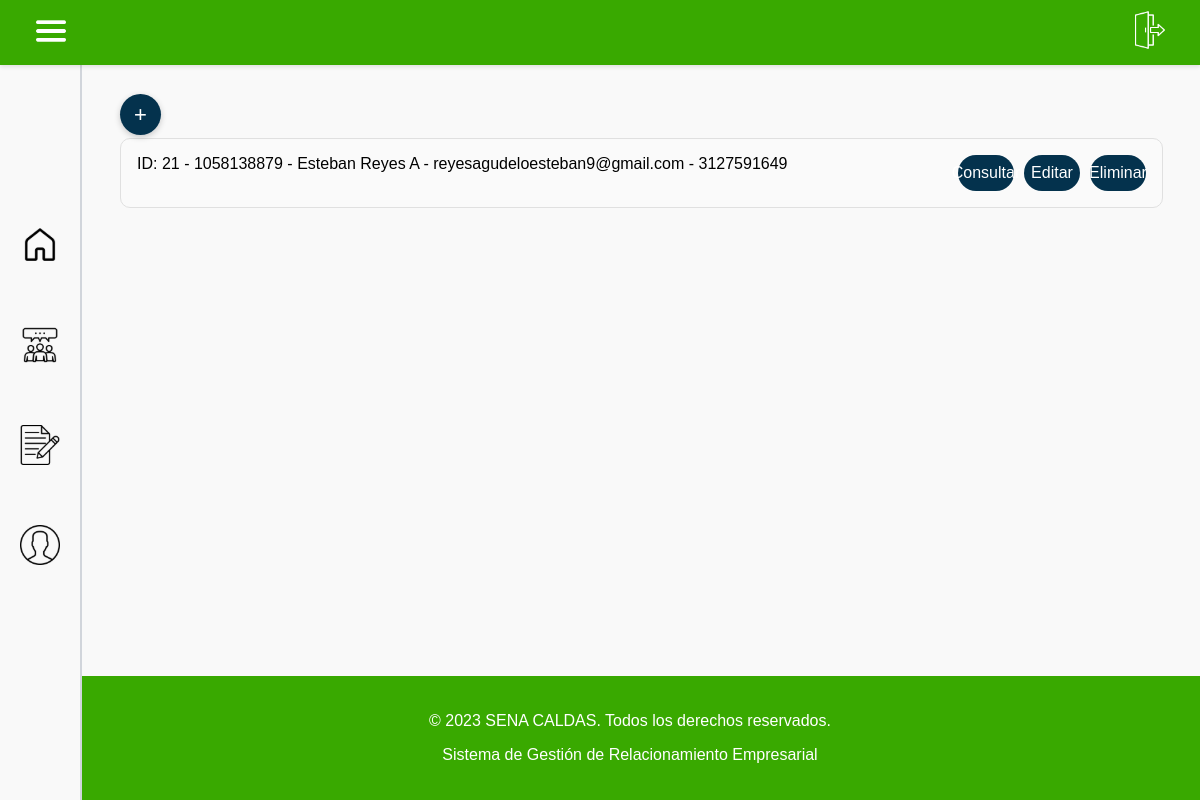
Before: /cliente/view (signed in) with the older database file.
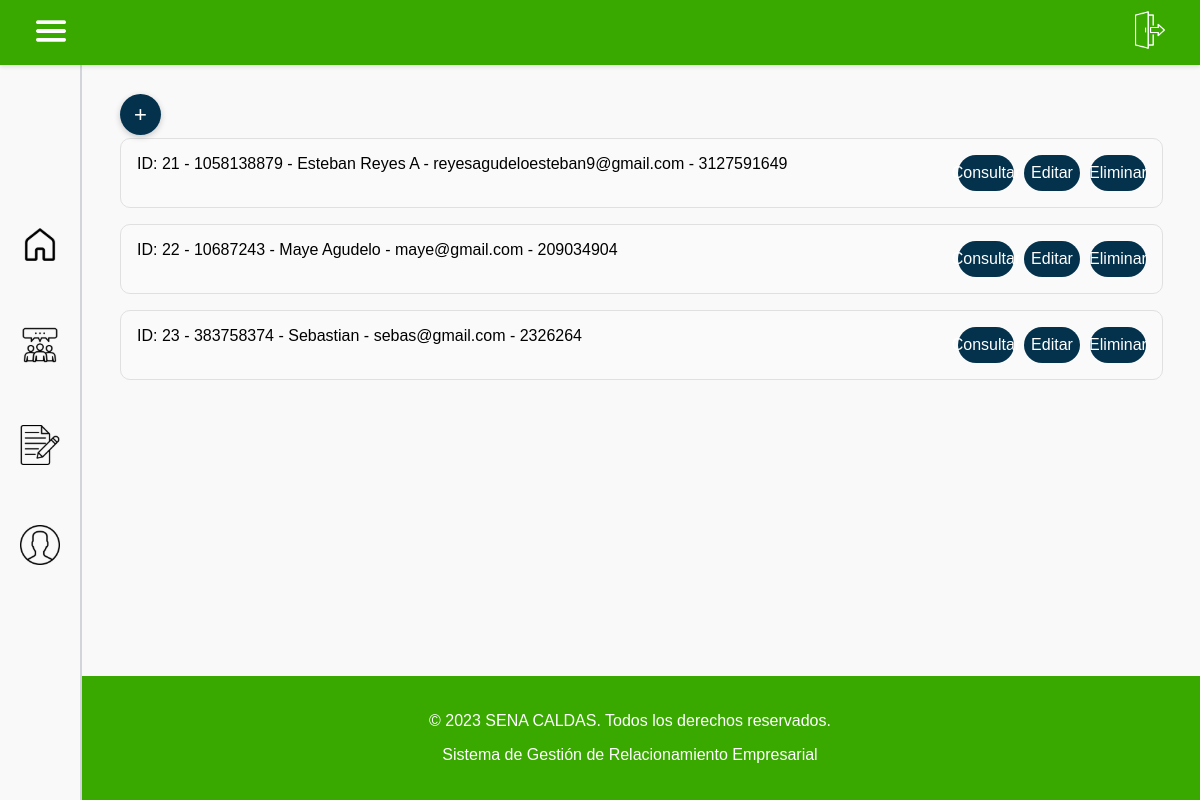
After: the same page with the newer database file.
### tables this page shows
CREATE TABLE `cliente` (
  `idCliente` int(11) NOT NULL,
  `DocumentoCliente` varchar(20) NOT NULL,
  `NombreCliente` varchar(100) NOT NULL,
  `CorreoCliente` varchar(100) NOT NULL,
  `TelefonoCliente` varchar(10) NOT NULL
);

### app/controllers/baseController.php (called while the page is built, shortened)
<?php
class BaseController {
    public $layout = "default";
    public function render(string $view, array $arrayData = null) {
        $layout = MAIN_APP_ROUTE . "../views/layouts/{$this->layout}.php";
        include_once $layout;
    }
}

### app/controllers/clienteController.php (called while the page is built, shortened)
<?php
require_once "baseController.php";
require_once MAIN_APP_ROUTE."../models/ClienteModel.php";
class ClienteController extends BaseController{
    public function view(){
        $clienteObj = new ClienteModel();
        $clientes = $clienteObj->getAll();
        $data = [
            "clientes" => $clientes,
            "titulo" => "Lista de clientes"
        ];
        $this->render('cliente/view.php', $data);
    }
}

### app/models/BaseModel.php (called while the page is built, shortened)
<?php
abstract class BaseModel {
    protected $dbConnection;
    protected $table;
    public function __construct() {
        try {
            $options = [
                PDO::ATTR_ERRMODE => PDO::ERRMODE_EXCEPTION,
                PDO::ATTR_DEFAULT_FETCH_MODE => PDO::FETCH_OBJ
            ];
            $dsn = DRIVER.':host='.HOST.';dbname='.DATABASE;
            $this->dbConnection = new PDO($dsn, USERNAME_DB, PASSWORD_DB, $options);
        } catch (PDOException $ex) {
            echo 'Error en la conexión: '.$ex->getMessage();
            exit;
        }
    }
    public function getAll(): array {
        try {
            $sql = 'SELECT * FROM '.$this->table;
            $statement = $this->dbConnection->query($sql);
            return $statement->fetchAll();
        } catch (PDOException $ex) {
            echo 'Error al obtener registros: '.$ex->getMessage();
            return [];
        }
    }
}

### app/models/ClienteModel.php (called while the page is built, shortened)
<?php
require_once MAIN_APP_ROUTE."../models/BaseModel.php";
class ClienteModel extends BaseModel{
    public function __construct(
        ?int $idCliente = null,
        ?string $DocumentoCliente = null,
        ?string $NombreCliente = null,
        ?string $CorreoCliente = null,
        ?string $TelefonoCliente = null
    )
    {
        $this->table = "cliente";
    }
}

### app/views/cliente/view.php (the view)
<div class="data-container">
    <a class="btn-add" href="/cliente/new">+</a>
    <?php
    if (empty($clientes)) {
        echo "<br>No se encuentran clientes en la base de datos";
    } else {
        foreach ($clientes as $key => $value) {
            echo "<div class='record'>
                <span>ID: $value->idCliente - $value->DocumentoCliente - $value->NombreCliente - $value->CorreoCliente - $value->TelefonoCliente</span>
                <div class='buttons'>
                    <a href='/cliente/view/".$value->idCliente."'>Consultar</a>
                    <a href='/cliente/edit/".$value->idCliente."'>Editar</a>
                    <a href='/cliente/delete/".$value->idCliente."'>Eliminar</a>
                </div>
            </div>";
        }
    }
    ?>
</div>

### public/index.php (shortened to what this page needs)
<?php
require_once '../app/controllers/clienteController.php';
$url = $_SERVER['REQUEST_URI'];
$routes = include_once "../app/config/routes.php";
$matchedRoute = null;
foreach($routes as $route => $routeConfig){
    if (preg_match("#^$route$#", $url, $matches)) {
        $matchedRoute = $routeConfig;
        break;
    }
}
if ($matchedRoute) {
    $controllerName = $matchedRoute["controller"];
    $actionName = $matchedRoute["action"];
    if (class_exists($controllerName) && method_exists($controllerName, $actionName)) {
        $parameters = isset($matches) && is_array($matches) ? array_slice($matches, 1) : [];
        $controller = new $controllerName();
        $controller->$actionName(...$parameters);
        exit;
    }
}

### app/views/layouts/admin_layout.php (shortened to what this page needs)
<!DOCTYPE html>
<html lang="en">
<head>
    <link href="https://cdnjs.cloudflare.com/ajax/libs/font-awesome/5.15.3/css/all.min.css" rel="stylesheet">
    <link rel="stylesheet" href="/css/styles.css">
    <link rel="stylesheet" href="/css/styles_admin_layout.css">
    <link rel="stylesheet" href="https://cdnjs.cloudflare.com/ajax/libs/font-awesome/6.5.0/css/all.min.css">
</head>
<body>
    <header class="header">
        <button class="hamburger">
            <img src="/img/menu.png" alt="menu">
        </button>
        <div class="cerrar-sesion">
            <a href="/login/init">
                <img src="/img/cerrarsesion.png" alt="cerrar-sesion">
            </a>
        </div>
    </header>
    <div id="sidebar" class="sidebar">
            <a href="<?php
            switch ($_SESSION['rol']) {
                case 1:
                    echo '/usuario/indexAdministrador';
                    break;
            }
        ?>" class="sidebar-item home">
            <img class="icon <?php if($titulo == "Home" || $titulo == "Home Admin" || $titulo== "Estadisticas"){echo "selected";} ?>" src="/img/IconosSidebar/houseLine.svg" alt="Logo 1">
        </a>
        <a href="/solicitud/view" class="sidebar-item solicitudes">
            <img class="icon <?php if($titulo == "solicitudes"){echo "selected";} ?>" src="/img/IconosSidebar/SolicitudesLine.svg" alt="Logo 2">
        </a>
        <a href="/solicitud/new" class="sidebar-item formulario">
            <img class="icon <?php if($titulo == "Nueva solicitud"){echo "selected";} ?>" src="/img/IconosSidebar/formularioLine.svg" alt="Formulario">
        </a>
        <a href="/usuario/perfil" class="sidebar-item perfil">
            <img class="icon <?php if($titulo == "Perfil Usuario"){echo "selected";} ?>" src="/img/IconosSidebar/perfilLine.svg" alt="Perfil">
        </a>
    </div>
    <main>
        <section class="Container">
            <div class="content">
                <?php include_once $content; ?>
            </div>
        </section>
    </main>
    <footer class="site-footer">
        <p>© 2023 SENA CALDAS. Todos los derechos reservados.</p>
        <p>Sistema de Gestión de Relacionamiento Empresarial</p>
    </footer>
</body>
</html>

### public/css/styles_admin_layout.css (style rules this page uses)
html, body { height: 100vh; min-height: 100vh; }
body { display: flex; flex-direction: column; min-height: 100vh; margin: 0; font-family: sans-serif; background-color: #f9f9f9; transition: margin-left 0.3s ease; }
.header { position: fixed; top: 0; left: 0; right: 0; background: #39a900; box-shadow: 0 2px 4px rgba(0, 0, 0, 0.1); z-index: 2000; padding: 10px 5px; display: flex; justify-content: space-between; }
.header img { margin-left: 15px; height: 40px; width: auto; }
.cerrar-sesion { margin-right: 20px; }
header button { border: none; background: none; }
.sidebar { position: fixed; top: 0; left: 0; height: 100vh; width: 60px; background-color: #f9f9f9; border-right: 2px solid #d1d5db; display: flex; flex-direction: column; align-items: center; justify-content: center; transition: width 0.5s ease; z-index: 1000; }
.sidebar-item { text-align: center; text-decoration: none; position: relative; padding: 5px; background: none; border: none; width: 50px; height: 50px; cursor: pointer; margin-bottom: 40px; display: flex; align-items: center; justify-content: center; transition: all 0.3s ease; }
.sidebar img { width: 40px; height: 40px; }
main { flex: 1 0 auto; transition: margin-left 0.5s ease; display: flex; align-items: flex-start; justify-content: center; }
main .Container { margin-top: 69px; width: 100%; border-radius: 2px; position: relative; margin-left: 65px; margin-right: 5px; margin-bottom: 5px; padding: 2rem; }
.site-footer { flex-shrink: 0; background-color: #39a900; color: white; text-align: center; padding: 20px 10px; margin-left: 60px; transition: margin-left 0.5s, width 0.5s; align-items: center; justify-content: center; position: relative; bottom: 0; left: 0; }
@media (max-width: 1200px) { .header { padding: 10px; } }
@media (max-width: 1200px) { .sidebar { width: 70px; padding: 15px 5px; } }
@media (max-width: 1200px) { .sidebar img { width: 40px; height: 40px; } }
@media (max-width: 1200px) { main .Container { margin-top: 70px; margin-left: 88px; } }
.btn-add { background-color: #04324D; color: white; text-decoration: none; font-size: 22px; padding: 8px 14px; border-radius: 50%; box-shadow: 0 2px 6px rgba(0,0,0,0.2); transition: background-color 0.3s ease; }
.record { border: 1px solid #e0e0e0; border-radius: 10px; padding: 16px; margin-bottom: 16px; background-color: #fafafa; display: flex; flex-wrap: wrap; gap: 20px; transition: box-shadow 0.2s ease; justify-content: space-between; margin-top: 10px; }
.buttons { display: flex; gap: 10px; }
.buttons a { background-color: #04324D; color: white; text-decoration: none; padding: 0 10px; border-radius: 20px; font-size: 16px; display: flex; align-items: center; justify-content: center; transition: background-color 0.3s ease; width: 36px; height: 36px; }

Changed rows visible on the page:
added cliente: idCliente "22", DocumentoCliente "10687243", NombreCliente "Maye Agudelo", CorreoCliente "maye@gmail.com", TelefonoCliente "209034904"
added cliente: idCliente "23", DocumentoCliente "383758374", NombreCliente "Sebastian", CorreoCliente "sebas@gmail.com", TelefonoCliente "2326264"
